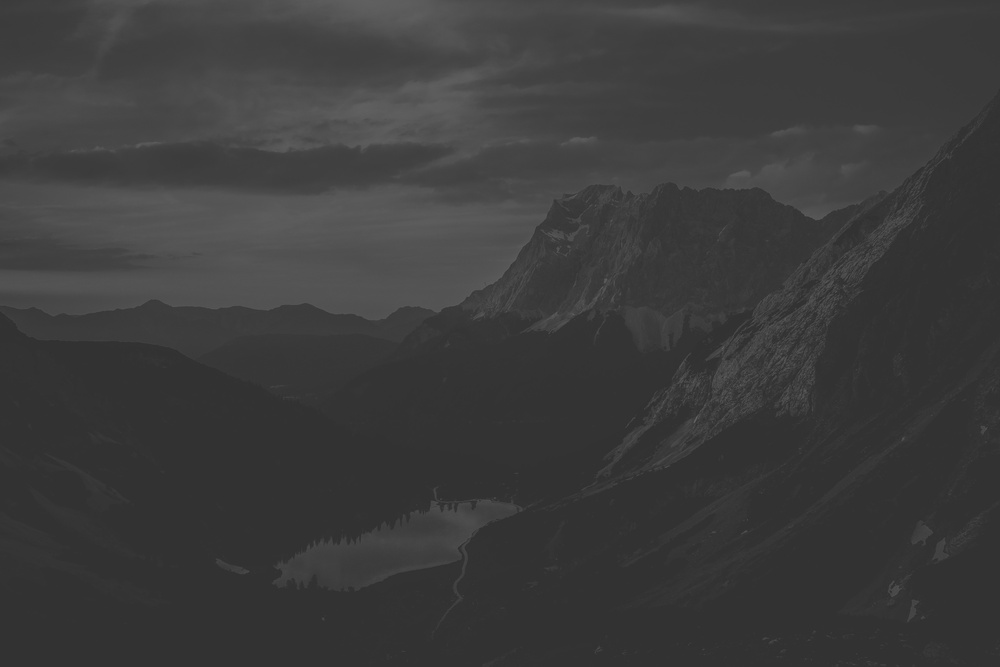
#> input picture img/stretch.jpg, 1000 x 667 px, shrunk from 4896 x 3264 before the run
$ python 'practice 21.py'
#> lines starting #> are read from the running program, lines starting #| are printed output that depends on the picture
import cv2
import numpy as np
from matplotlib import pyplot as plt


"""
stretch 이미지 추가했음 50 ~ 100 사이의 영상 -> 다시 normalize 하는 형식으로 스트레치 할 것.
"""
# [20 lines of commented-out code are left out]

"""
stretch
"""
img=cv2.imread('img/stretch.jpg')
#> img is the input picture: shape (667, 1000, 3); min 43, max 100, mean 60.1
gray=cv2.cvtColor(img,cv2.COLOR_BGR2GRAY)
# cv2.namedWindow('equal',0)
cv2.namedWindow('versus',0)

stretch=cv2.normalize(gray,None,0,255,cv2.NORM_MINMAX)
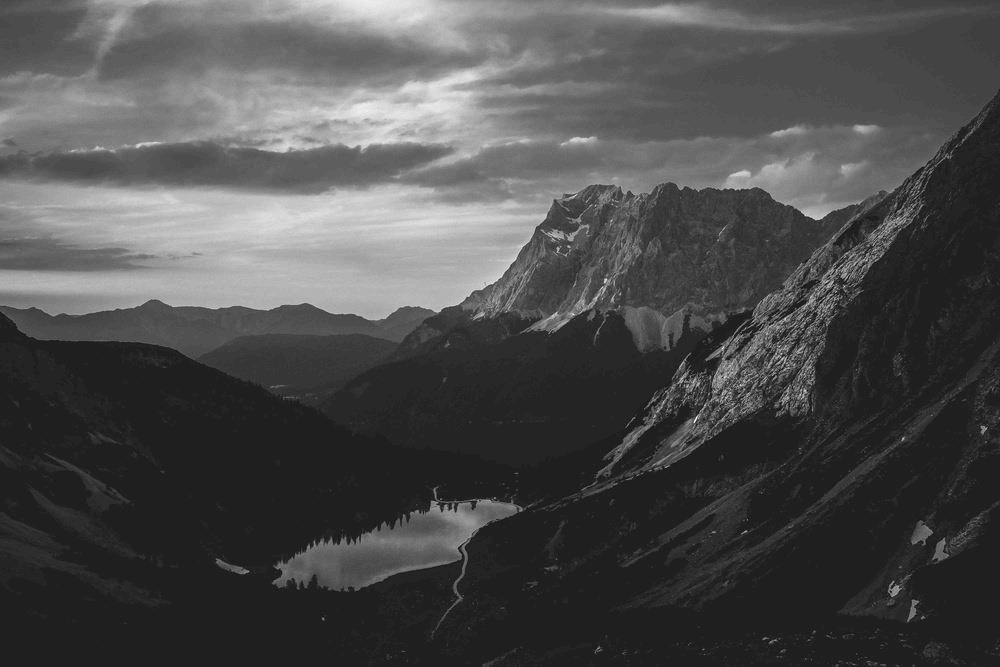
#> stretch: shape (667, 1000); min 0, max 255, mean 76.4
hist_gray=cv2.calcHist([gray],[0],None,[256],[0,256])
#> hist_gray = 256 values, max 200683 at index 50, min 0 at index 0, mean 2605.5
hist_str=cv2.calcHist([stretch],[0],None,[256],[0,256])
#> hist_str = 256 values, max 200683 at index 31, min 0 at index 1, mean 2605.5


"""
equlization (평탄화)
"""

equalize=cv2.equalizeHist(gray)
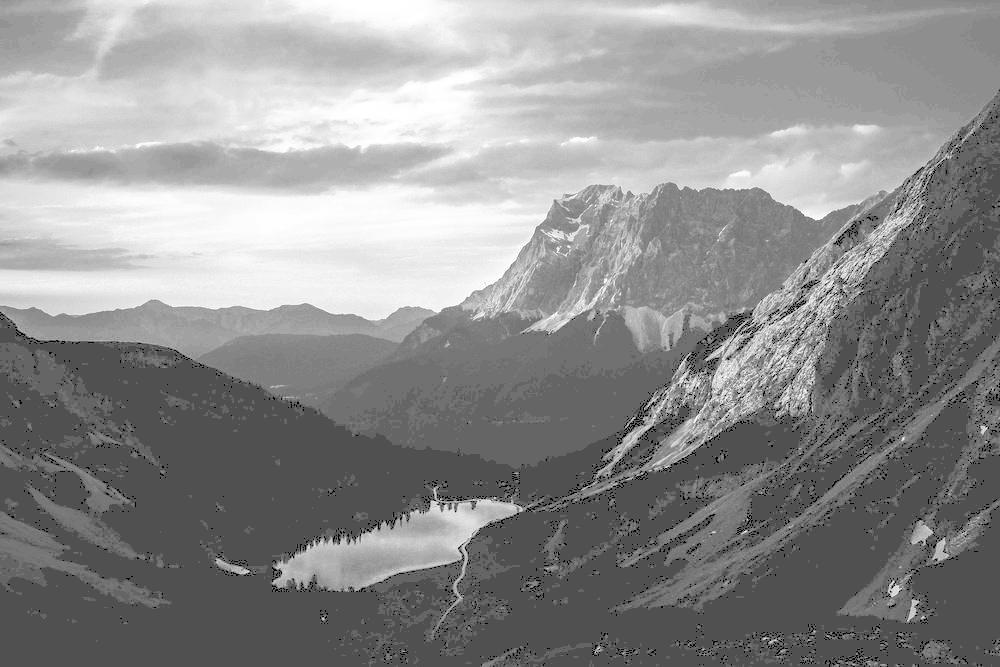
#> equalize: shape (667, 1000); min 0, max 255, mean 141.6
hist_equal=cv2.calcHist([equalize],[0],None,[256],[0,256])
#> hist_equal = 256 values, max 200683 at index 80, min 0 at index 1, mean 2605.5

cv2.imshow('versus',np.hstack((gray,stretch,equalize)))
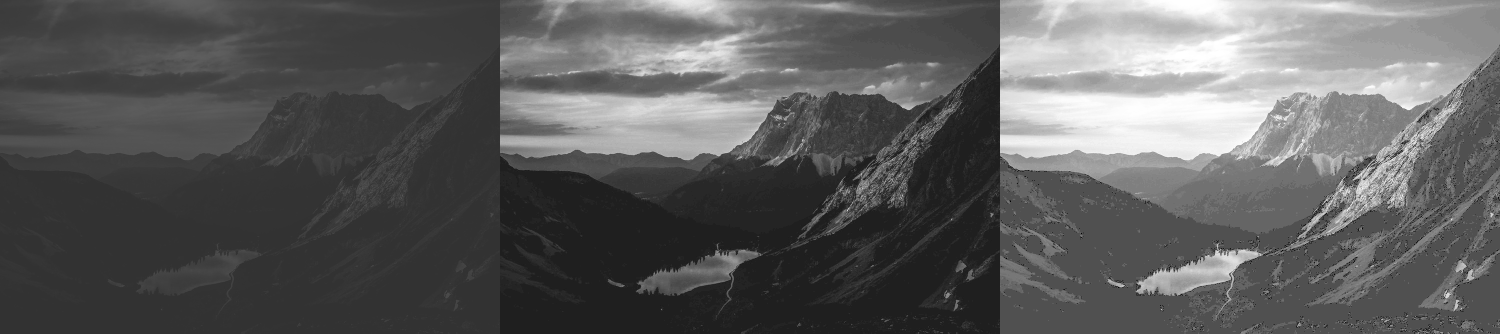
#> window 'versus': shape (667, 3000) (shown at 1/2 size); min 0, max 255, mean 92.7
# cv2.imshow('equal',equalize)
plt.plot(hist_gray)
plt.plot(hist_str)
plt.plot(hist_equal)
plt.show()
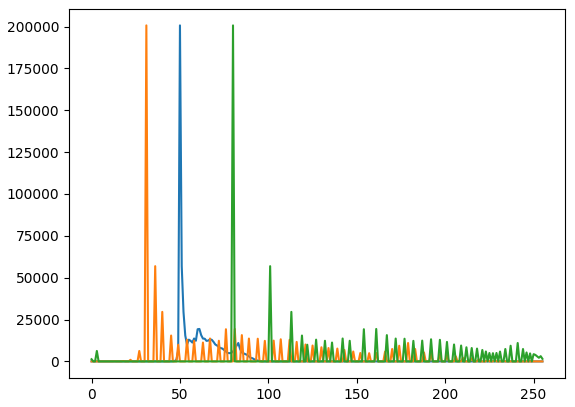
#> figure drawn by matplotlib, 1 panel; curve peaks at x = 50, y = 200683; curve peaks at x = 31, y = 200683; curve peaks at x = 80, y = 200683

cv2.waitKey(0)
cv2.destroyAllWindows()
